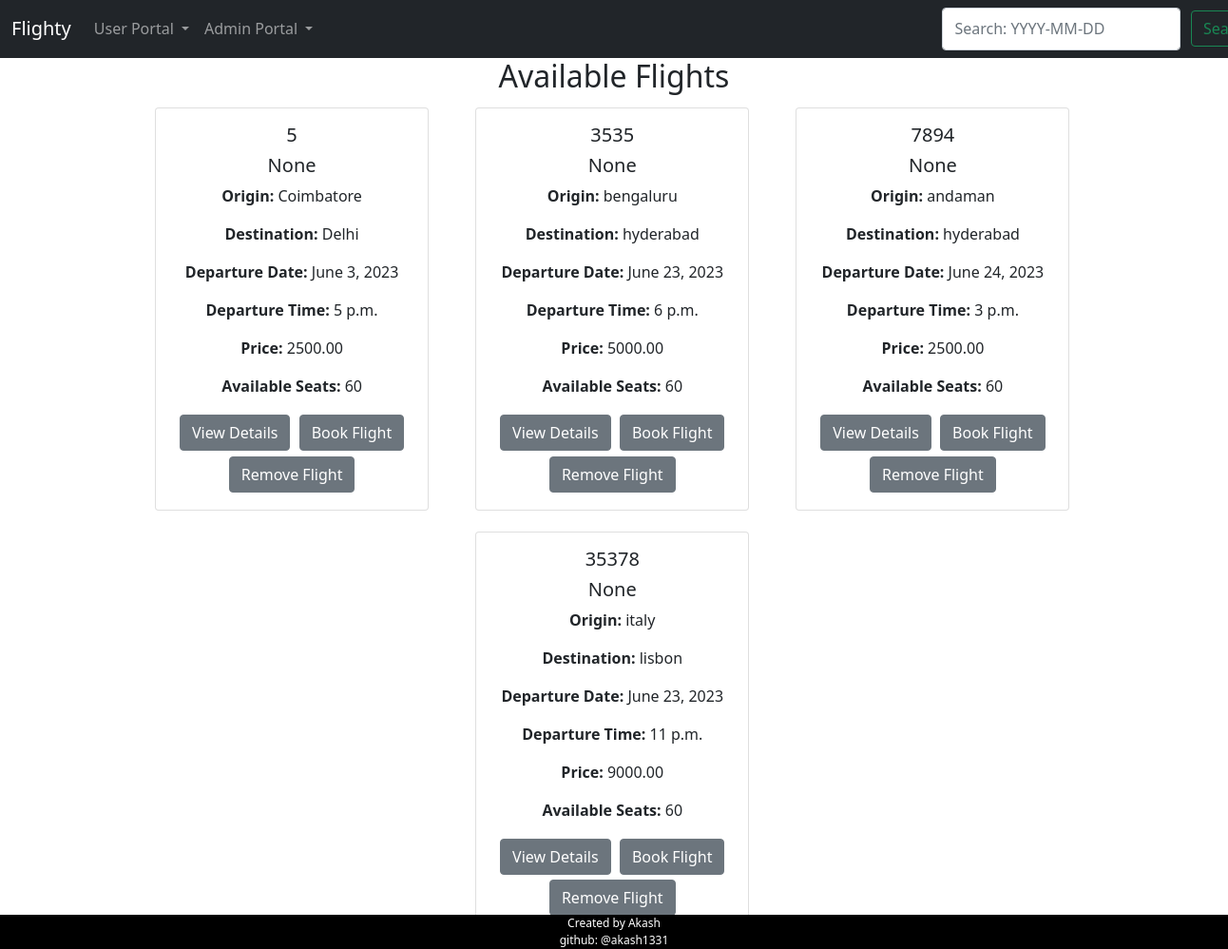
The app's page /user/flights/ (signed in), older data.
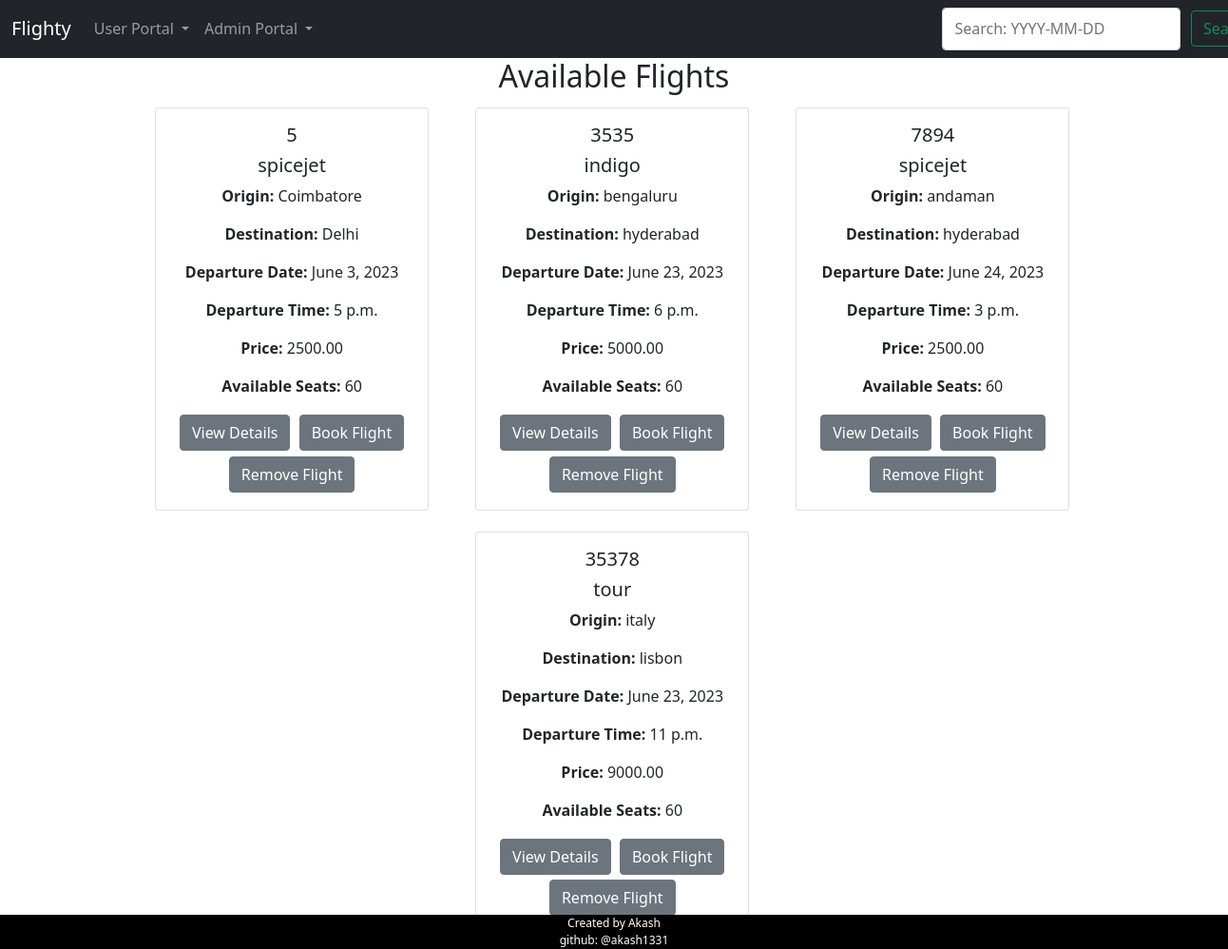
The same page, newer data.
### ftb/models.py (models this page shows, shortened)
class Flight(models.Model):
    flight_number = models.CharField(max_length=10,null=True)
    flight_name = models.CharField(max_length=100,null=True)
    origin = models.CharField(max_length=100,null=True)
    destination = models.CharField(max_length=100,null=True)
    departure_date = models.DateField()
    departure_time = models.TimeField(null=True)
    price = models.DecimalField(max_digits=10, decimal_places=2,null=True)
    available_seats = models.IntegerField(default=60)

### ftb/views.py (the view)
# urls.py: path('user/flights/', flight_list, name='flight_list'),
@login_required
def flight_list(request):
    flights = Flight.objects.all()
    return render(request, 'booking/flight_list.html', {'flights': flights})

### ftb/templates/booking/flight_list.html
<!DOCTYPE html>
{% extends 'booking/base.html' %} {% block content %}
<h2>Available Flights</h2>
{% for flight in flights %}
<div class="grid-container">
  <div class="card" style="width: 18rem">
    <div class="card-body">
      <h5 class="card-title">{{ flight.flight_number }}</h5>
      <h5 class="card-title">{{ flight.flight_name }}</h5>
      <p class="card-text"><b>Origin: </b>{{ flight.origin }}</p>
      <p class="card-text"><b>Destination: </b>{{ flight.destination }}</p>
      <p class="card-text"><b>Departure Date: </b>{{ flight.departure_date }}</p>
      <p class="card-text"><b>Departure Time: </b>{{ flight.departure_time }}</p>
      <p class="card-text"><b>Price: </b>{{ flight.price }}</p>
      <p class="card-text"><b>Available Seats: </b>{{ flight.available_seats }}</p>
      <button type="button" class="btn btn-secondary">
        <a href="{% url 'ftb:flight_details' flight.id %}" class="card-link">View Details</a>
      </button>
      {% if user.is_authenticated %}
      <button type="button" class="btn btn-secondary">
        <a href="{% url 'ftb:book_flight' flight.id %}">Book Flight</a>
      </button>
      {% endif %}
      {% if user.is_superuser %}
      <button type="button" class="btn btn-secondary">
        <a href="{% url 'ftb:admin_remove_flight' flight.id %}">Remove Flight</a>
      </button>
      {% endif %}
    </div>
  </div>
</div>
{% empty %}
<p>No flights available.</p>
{% endfor %} {% endblock %}

Row changes from the older to the newer data that the page shows:
changed Flight "Coimbatore": flight_name "None" → "spicejet"
changed Flight "bengaluru": flight_name "None" → "indigo"
changed Flight "andaman": flight_name "None" → "spicejet"
changed Flight "italy": flight_name "None" → "tour"
